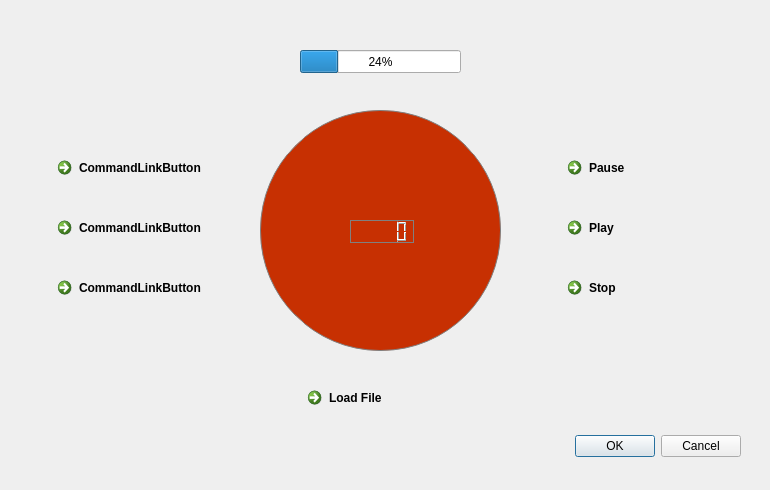
<?xml version="1.0" encoding="UTF-8"?>
<ui version="4.0">
 <class>Dialog</class>
 <widget class="QDialog" name="Dialog">
  <property name="geometry">
   <rect>
    <x>0</x>
    <y>0</y>
    <width>770</width>
    <height>490</height>
   </rect>
  </property>
  <property name="windowTitle">
   <string>Dialog</string>
  </property>
  <widget class="QDialogButtonBox" name="buttonBox">
   <property name="geometry">
    <rect>
     <x>400</x>
     <y>430</y>
     <width>341</width>
     <height>32</height>
    </rect>
   </property>
   <property name="orientation">
    <enum>Qt::Horizontal</enum>
   </property>
   <property name="standardButtons">
    <set>QDialogButtonBox::Cancel|QDialogButtonBox::Ok</set>
   </property>
  </widget>
  <widget class="QFrame" name="frame">
   <property name="geometry">
    <rect>
     <x>260</x>
     <y>110</y>
     <width>241</width>
     <height>241</height>
    </rect>
   </property>
   <property name="styleSheet">
    <string notr="true">font: 25 italic 10pt &quot;Roboto&quot;;
background-color: rgb(199, 48, 2);
border: 1px solid gray;
border-radius: 120px;</string>
   </property>
   <property name="frameShape">
    <enum>QFrame::StyledPanel</enum>
   </property>
   <property name="frameShadow">
    <enum>QFrame::Raised</enum>
   </property>
   <widget class="QLCDNumber" name="lcdNumber">
    <property name="geometry">
     <rect>
      <x>90</x>
      <y>110</y>
      <width>64</width>
      <height>23</height>
     </rect>
    </property>
   </widget>
  </widget>
  <widget class="QCommandLinkButton" name="commandLinkButton">
   <property name="geometry">
    <rect>
     <x>50</x>
     <y>150</y>
     <width>168</width>
     <height>41</height>
    </rect>
   </property>
   <property name="cursor">
    <cursorShape>OpenHandCursor</cursorShape>
   </property>
   <property name="text">
    <string>CommandLinkButton</string>
   </property>
  </widget>
  <widget class="QCommandLinkButton" name="commandLinkButton_2">
   <property name="geometry">
    <rect>
     <x>50</x>
     <y>210</y>
     <width>168</width>
     <height>41</height>
    </rect>
   </property>
   <property name="cursor">
    <cursorShape>OpenHandCursor</cursorShape>
   </property>
   <property name="text">
    <string>CommandLinkButton</string>
   </property>
  </widget>
  <widget class="QCommandLinkButton" name="commandLinkButton_3">
   <property name="geometry">
    <rect>
     <x>50</x>
     <y>270</y>
     <width>168</width>
     <height>41</height>
    </rect>
   </property>
   <property name="cursor">
    <cursorShape>OpenHandCursor</cursorShape>
   </property>
   <property name="text">
    <string>CommandLinkButton</string>
   </property>
  </widget>
  <widget class="QProgressBar" name="progressBar">
   <property name="geometry">
    <rect>
     <x>300</x>
     <y>50</y>
     <width>161</width>
     <height>23</height>
    </rect>
   </property>
   <property name="value">
    <number>24</number>
   </property>
  </widget>
  <widget class="QCommandLinkButton" name="commandLinkButton_4">
   <property name="geometry">
    <rect>
     <x>560</x>
     <y>150</y>
     <width>168</width>
     <height>41</height>
    </rect>
   </property>
   <property name="cursor">
    <cursorShape>OpenHandCursor</cursorShape>
   </property>
   <property name="text">
    <string>Pause</string>
   </property>
  </widget>
  <widget class="QCommandLinkButton" name="commandLinkButton_5">
   <property name="geometry">
    <rect>
     <x>560</x>
     <y>210</y>
     <width>168</width>
     <height>41</height>
    </rect>
   </property>
   <property name="cursor">
    <cursorShape>OpenHandCursor</cursorShape>
   </property>
   <property name="text">
    <string>Play</string>
   </property>
  </widget>
  <widget class="QCommandLinkButton" name="commandLinkButton_6">
   <property name="geometry">
    <rect>
     <x>560</x>
     <y>270</y>
     <width>168</width>
     <height>41</height>
    </rect>
   </property>
   <property name="cursor">
    <cursorShape>OpenHandCursor</cursorShape>
   </property>
   <property name="text">
    <string>Stop</string>
   </property>
  </widget>
  <widget class="QCommandLinkButton" name="commandLinkButton_7">
   <property name="geometry">
    <rect>
     <x>300</x>
     <y>380</y>
     <width>168</width>
     <height>41</height>
    </rect>
   </property>
   <property name="styleSheet">
    <string notr="true">qproperty-alignment: AlignCenter;</string>
   </property>
   <property name="text">
    <string>Load File</string>
   </property>
  </widget>
 </widget>
 <resources/>
 <connections>
  <connection>
   <sender>buttonBox</sender>
   <signal>accepted()</signal>
   <receiver>Dialog</receiver>
   <slot>accept()</slot>
   <hints>
    <hint type="sourcelabel">
     <x>248</x>
     <y>254</y>
    </hint>
    <hint type="destinationlabel">
     <x>157</x>
     <y>274</y>
    </hint>
   </hints>
  </connection>
  <connection>
   <sender>buttonBox</sender>
   <signal>rejected()</signal>
   <receiver>Dialog</receiver>
   <slot>reject()</slot>
   <hints>
    <hint type="sourcelabel">
     <x>316</x>
     <y>260</y>
    </hint>
    <hint type="destinationlabel">
     <x>286</x>
     <y>274</y>
    </hint>
   </hints>
  </connection>
 </connections>
</ui>
